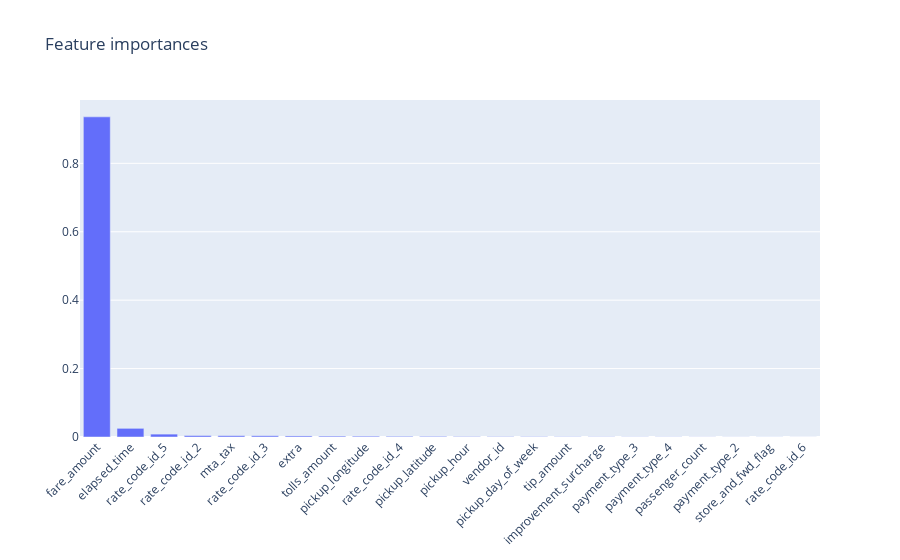

Write notebook code for a chart like this one.
### Code cell
plot_importances(X, xgboost_imp_filename)

### Figure 1 — Plotly figure (JSON) as saved in the notebook; plotly's stock layout.template omitted (floating-point values rounded to 4 significant figures)
{"data": [{"type": "bar", "x": ["fare_amount", "elapsed_time", "rate_code_id_5", "rate_code_id_2", "mta_tax", "rate_code_id_3", "extra", "tolls_amount", "pickup_longitude", "rate_code_id_4", "pickup_latitude", "pickup_hour", "vendor_id", "pickup_day_of_week", "tip_amount", "improvement_surcharge", "payment_type_3", "payment_type_4", "passenger_count", "payment_type_2", "store_and_fwd_flag", "rate_code_id_6"], "y": [0.9359, 0.02533, 0.008417, 0.004389, 0.003924, 0.003683, 0.003106, 0.002561, 0.002336, 0.001961, 0.001805, 0.001229, 0.001025, 0.0009782, 0.0007716, 0.0006522, 0.0004853, 0.0004785, 0.0003177, 0.0002936, 0.0002548, 0.0001196]}], "layout": {"title": {"text": "Feature importances"}, "xaxis": {"tickangle": -45}}}
